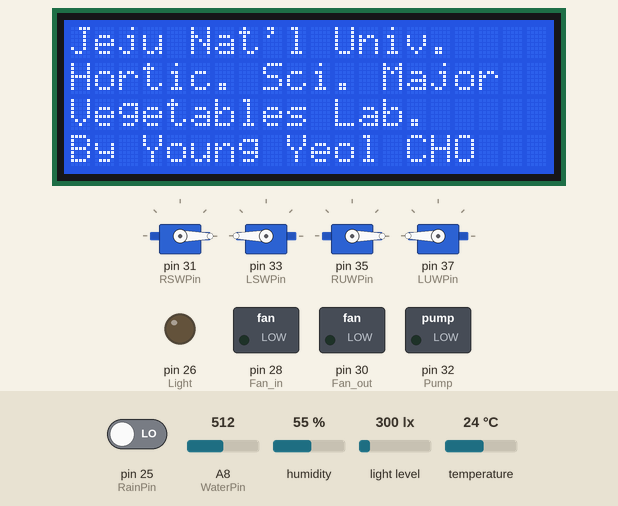
This sketch was run on a simulated Arduino Mega 2560, built with avr-gcc and run on an emulated ATmega2560. Shown: 4 × servo, 20×4 character LCD, switched loads named in the sketch (green lamp = pin HIGH), output pins drawn as LEDs (lit = HIGH). The inputs (shaded band) are chosen by the test bench; at power-on: humidity 55 %, temperature 24 °C, pin 25 (RainPin) LOW, A8 (WaterPin) = 512, light level 300 lx. The local clock reads 2024-03-15 10:24:30 at power-on unless the sketch sets it; what the sketch prints to the serial monitor is not drawn.

Above: at 4.2 s.
At 30.7 s:
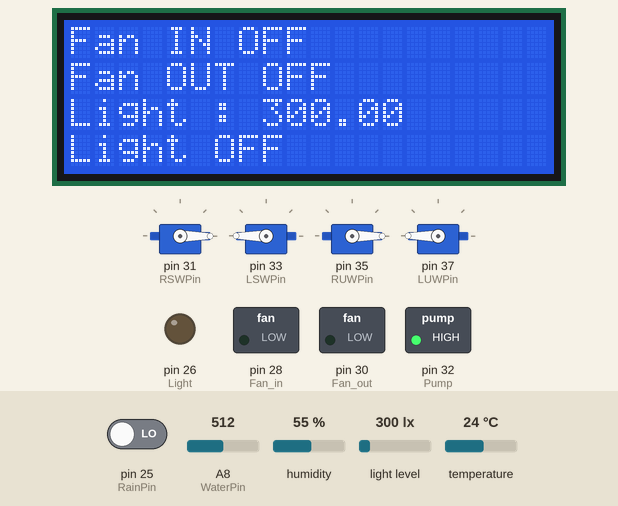
30.8 s: humidity set to 68 %
At 45.8 s:
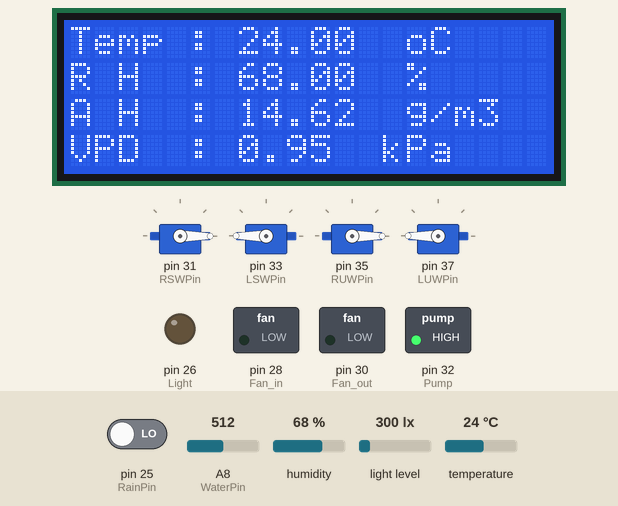
50.9 s: temperature set to 29.2 °C
At 69.9 s:
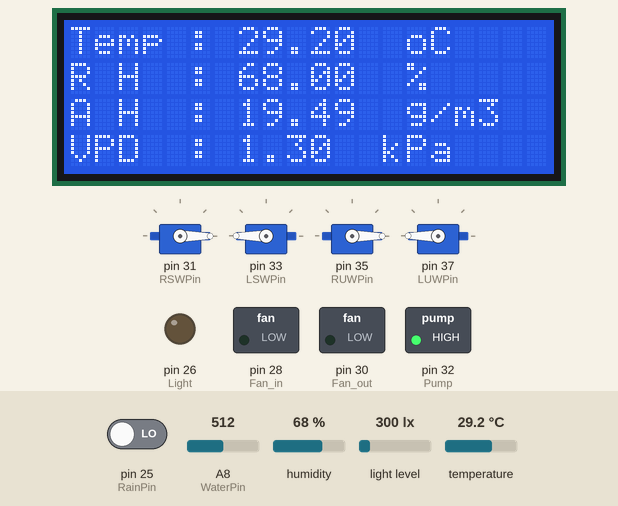
71.1 s: temperature set to 30.7 °C
At 94.4 s:
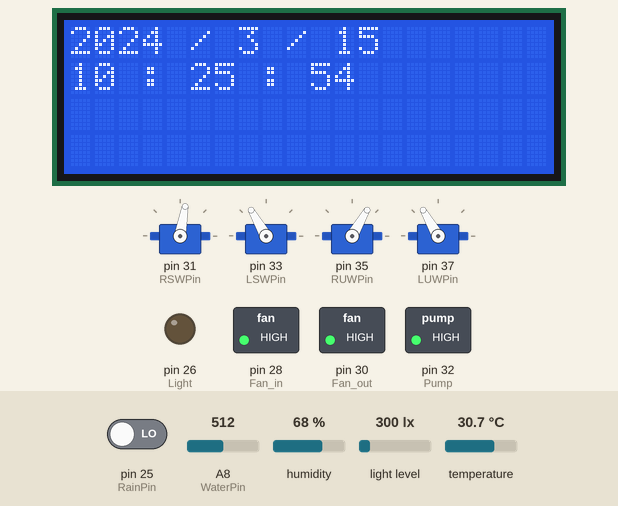
Timing chart, 0 to 95.9 s (numbered marks = the images above; inputs shaded):
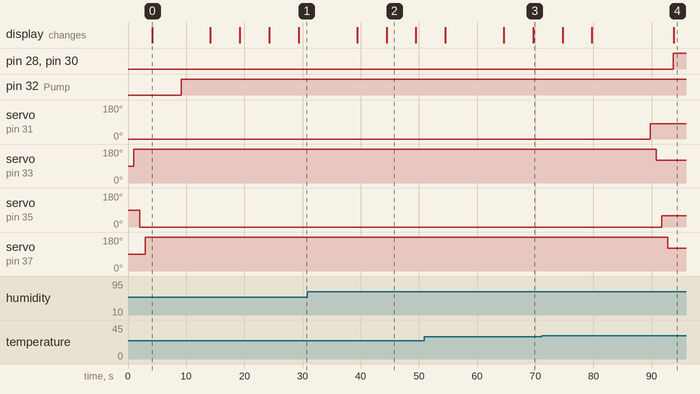

The sketch:

Temp_RH_LightBH1750_RTC1302_etal.ino
```cpp
#include <DHT.h>
#include <Wire.h>
#include <LiquidCrystal_I2C.h>
#include <Servo.h>
#include <BH1750.h>
#include <RtcDS1302.h>

#define DHTPIN 22
#define DHTTYPE DHT22
#define WaterPin A8
#define RainPin 25

#define Light 26
#define Fan_in 28
#define Fan_out 30
#define Pump 32

#define RSWPin 31
#define LSWPin 33
#define RUWPin 35
#define LUWPin 37

DHT dht(DHTPIN, DHTTYPE);
LiquidCrystal_I2C lcd(0x27, 20, 4);
Servo RSW;    //Right Side Window
Servo LSW;    //Left Side Window
Servo RUW;    //Right Up Window
Servo LUW;    //Left Up Window
BH1750 lightMeter;
ThreeWire myWire(4, 5, 2); // IO, SCLK, CE
RtcDS1302<ThreeWire> Rtc(myWire);

const int Target_Water_low = 20;
const int Target_Water_high = 23;

const int Target_Temp_low = 20;
const int Target_Temp_high = 30;

const int Target_Light_low = 200;
const int Target_Light_high = 500;

int RSW_value = 0;
int LSW_value = 0;
int RUW_value = 0;
int LUW_value = 0;
int Windows_value = 0;

int Fan_in_value = 0;
int Fan_out_value = 0;
int Light_value = 0;
int Pump_value = 0;
int Rain_value = 0;

void setup() {
  RSW.attach(RSWPin);
  LSW.attach(LSWPin);
  RUW.attach(RUWPin);
  LUW.attach(LUWPin);

  RSW.write(0);
  delay(1000);
  LSW.write(180);
  delay(1000);
  RUW.write(0);
  delay(1000);
  LUW.write(180);
  delay(1000);

  lcd.init();
  lcd.backlight();
  lcd.setCursor(0, 0);
  lcd.print("Jeju Nat'l Univ.");
  lcd.setCursor(0, 1);
  lcd.print("Hortic. Sci. Major");
  lcd.setCursor(0, 2);
  lcd.print("Vegetables Lab.");
  lcd.setCursor(0, 3);
  lcd.print("By Young Yeol CHO");
  Serial.begin(9600);
  dht.begin();
  lightMeter.begin();
  Rtc.Begin();
  pinMode(Pump, OUTPUT);
  pinMode(Fan_in, OUTPUT);
  pinMode(Fan_out, OUTPUT);
  pinMode(Light, OUTPUT);
  pinMode(RainPin, INPUT);

  delay(5000);
  RtcDateTime compiled = RtcDateTime(__DATE__, __TIME__);
  RtcDateTime now = Rtc.GetDateTime();
}

void loop() {
  RtcDateTime now = Rtc.GetDateTime();
  float humi = dht.readHumidity();
  float temp = dht.readTemperature();
  float DP = dewPoint(temp, humi);
  float AH =  ((6.112 * exp((17.67 * temp) / (temp + 245.5)) * humi * 18.02) / ((273.15 + temp) * 100 * 0.08314));
  float Psat =  (6.112 * exp((17.67 * temp) / (temp + 243.5))) / 10;
  float P =  (6.112 * exp((17.67 * temp) / (temp + 243.5)) * (humi / 100)) / 10;
  float VPD = (Psat - P);
  int WaterValue = analogRead(WaterPin);
  float lux = lightMeter.readLightLevel();
  Rain_value = digitalRead(RainPin);

  int Water = map(WaterValue, 532, 273, 0, 100);
  Water = constrain(Water, 0, 100);

  if (Water < Target_Water_low) {
    digitalWrite(Pump, HIGH);
    Pump_value = 1;
    delay(5000);
  }

  if (Water > Target_Water_high) {
    digitalWrite(Pump, LOW);
    Pump_value = 0;
  }

  if (temp < Target_Temp_low) {
    RSW.write(0);
    delay(1000);
    LSW.write(180);
    delay(1000);
    RUW.write(0);
    delay(1000);
    LUW.write(180);
    delay(1000);

    Windows_value = 0;
    digitalWrite(Fan_in, LOW);
    Fan_in_value = 0;
    digitalWrite(Fan_out, LOW);
    Fan_out_value = 0;
  }

  if (temp > Target_Temp_high) {
    RSW.write(80);
    delay(1000);
    LSW.write(120);
    delay(1000);
    RUW.write(60);
    delay(1000);
    LUW.write(120);
    delay(1000);
    Windows_value = 1;
    digitalWrite(Fan_in, HIGH);
    Fan_in_value = 1;
    digitalWrite(Fan_out, HIGH);
    Fan_out_value = 1;
  }

  if (lux < Target_Light_low) {
    digitalWrite(Light, HIGH);
    Light_value = 1;
    delay(5000);
  }

  if (lux > Target_Light_high) {
    digitalWrite(Light, LOW);
    Light_value = 0;
  }

  if (Rain_value == 1) {
    Rain_value = 0;
  } else {
    Rain_value = 1;
  }

  lcd.clear();
  lcd.setCursor(0, 0);
  lcd.print(now.Year());
  lcd.print(" / ");
  lcd.print(now.Month());
  lcd.print(" / ");
  lcd.print(now.Day());
  lcd.setCursor(0, 1);
  lcd.print(now.Hour());
  lcd.print(" : ");
  lcd.print(now.Minute());
  lcd.print(" : ");
  lcd.print(now.Second());
  delay(5000);

  lcd.clear();
  lcd.setCursor(0, 0);
  lcd.print("Temp : ");
  lcd.print(temp);
  lcd.print("  oC");
  lcd.setCursor(0, 1);
  lcd.print("R H  : ");
  lcd.print(humi);
  lcd.print("  %");
  lcd.setCursor(0, 2);
  lcd.print("A H  : ");
  lcd.print(AH);
  lcd.print("  g/m3");
  lcd.setCursor(0, 3);
  lcd.print("VPD  : ");
  lcd.print(VPD);
  lcd.print("  kPa");

  delay(5000);
  lcd.clear();
  lcd.setCursor(0, 0);
  lcd.print("Water : ");
  lcd.print(Water);
  lcd.print("  %");

  if (Pump_value == HIGH) {
    lcd.setCursor(0, 1);
    lcd.print("Pump ON");
  } else {
    lcd.setCursor(0, 1);
    lcd.print("Pump OFF");
  }

  if (Windows_value = 1) {
    lcd.setCursor(0, 2);
    lcd.print("Windows OPEN");
  } else {
    lcd.setCursor(0, 2);
    lcd.print("Windows CLOSED");
  }

  if (VPD >= 0.5 && VPD <= 1.2) {
    lcd.setCursor(0, 3);
    lcd.print("Environment  GOOD");
  } else {
    lcd.setCursor(0, 3);
    lcd.print("Environment  BAD");
  }
  delay(5000);

  if (Fan_in_value == 1) {
    lcd.clear();
    lcd.setCursor(0, 0);
    lcd.print("Fan IN ON");
  } else {
    lcd.clear();
    lcd.setCursor(0, 0);
    lcd.print("Fan IN OFF");
  }
  if (Fan_out_value == 1) {
    lcd.setCursor(0, 1);
    lcd.print("Fan OUT ON");
  } else {
    lcd.setCursor(0, 1);
    lcd.print("Fan OUT OFF");
  }
  lcd.setCursor(0, 2);
  lcd.print("Light : ");
  lcd.print(lux);

  if (Light_value == 1) {
    lcd.setCursor(0, 3);
    lcd.print("Light ON");
  } else {
    lcd.setCursor(0, 3);
    lcd.print("Light OFF");
  }
  delay(5000);

  Serial.print(lux);
  Serial.print(", ");
  Serial.print(temp);
  Serial.print(", ");
  Serial.print(humi);
  Serial.print(", ");
  Serial.print(VPD);
  Serial.print(", ");
  Serial.print(Water);
  Serial.print(", ");
  Serial.print(Pump_value);
  Serial.print(", ");
  Serial.print(Rain_value);
  Serial.print(", ");
  Serial.print(Fan_in_value);
  Serial.print(", ");
  Serial.print(Fan_out_value);
  Serial.print(", ");
  Serial.println(Light_value);

  //  Serial.print("{\"temp\":");
  //  Serial.print(temp);
  //  Serial.print(",\"humidity\":");
  //  Serial.print(humi);
  //  Serial.print(",\"AH\":");
  //  Serial.print(AH);
  //  Serial.print(",\"VPD\":");
  //  Serial.print(VPD);
  //  Serial.print(",\"Water\":");
  //  Serial.print(Water);
  //  Serial.print(",\"Light\":");
  //  Serial.print(Photo);
  //  Serial.print(",\"Pump_value\":");
  //  Serial.print(Pump_value);
  //  Serial.print(",\"Windows_value\":");
  //  Serial.print(Windows_value);
  //  Serial.print(",\"Fan_in_value\":");
  //  Serial.print(Fan_in_value);
  //  Serial.print(",\"Fan_out_value\":");
  //  Serial.print(Fan_out_value);
  //  Serial.print(",\"Light_value\":");
  //  Serial.print(Light_value);
  //  Serial.println("}");
}

float dewPoint(float temp, float humi) {
  float RATIO = 373.15 / (273.15 + temp);
  float RHS = -7.90298 * (RATIO - 1);
  RHS += 5.02808 * log10(RATIO);
  RHS += -1.3816e-7 * (pow(10, (11.344 * (1 - 1 / RATIO ))) - 1) ;
  RHS += 8.1328e-3 * (pow(10, (-3.49149 * (RATIO - 1))) - 1) ;
  RHS += log10(1013.246);
  float VP = pow(10, RHS - 3) * humi;
  float T = log(VP / 0.61078); // temp var
  return (241.88 * T) / (17.558 - T);
}
```

Measured:
- the behaviour switches between 30 and 30.1 °C on temperature (found by bisection; images 3 and 4)
- after the input at 71.1 s, pin 28 (Fan_in), pin 30 (Fan_out): LOW → HIGH after 22.6 s; servo on pin 31 (RSWPin): 0° → 80° after 18.6 s; servo on pin 33 (LSWPin): 180° → 120° after 19.6 s; servo on pin 35 (RUWPin): 0° → 60° after 20.6 s; servo on pin 37 (LUWPin): 180° → 120° after 21.6 s
- what the display in image 0 shows lasts 10.1 s, from 4.1 s to 14.2 s
- what the display in image 2 shows lasts 5.1 s, from 44.4 s to 49.5 s
